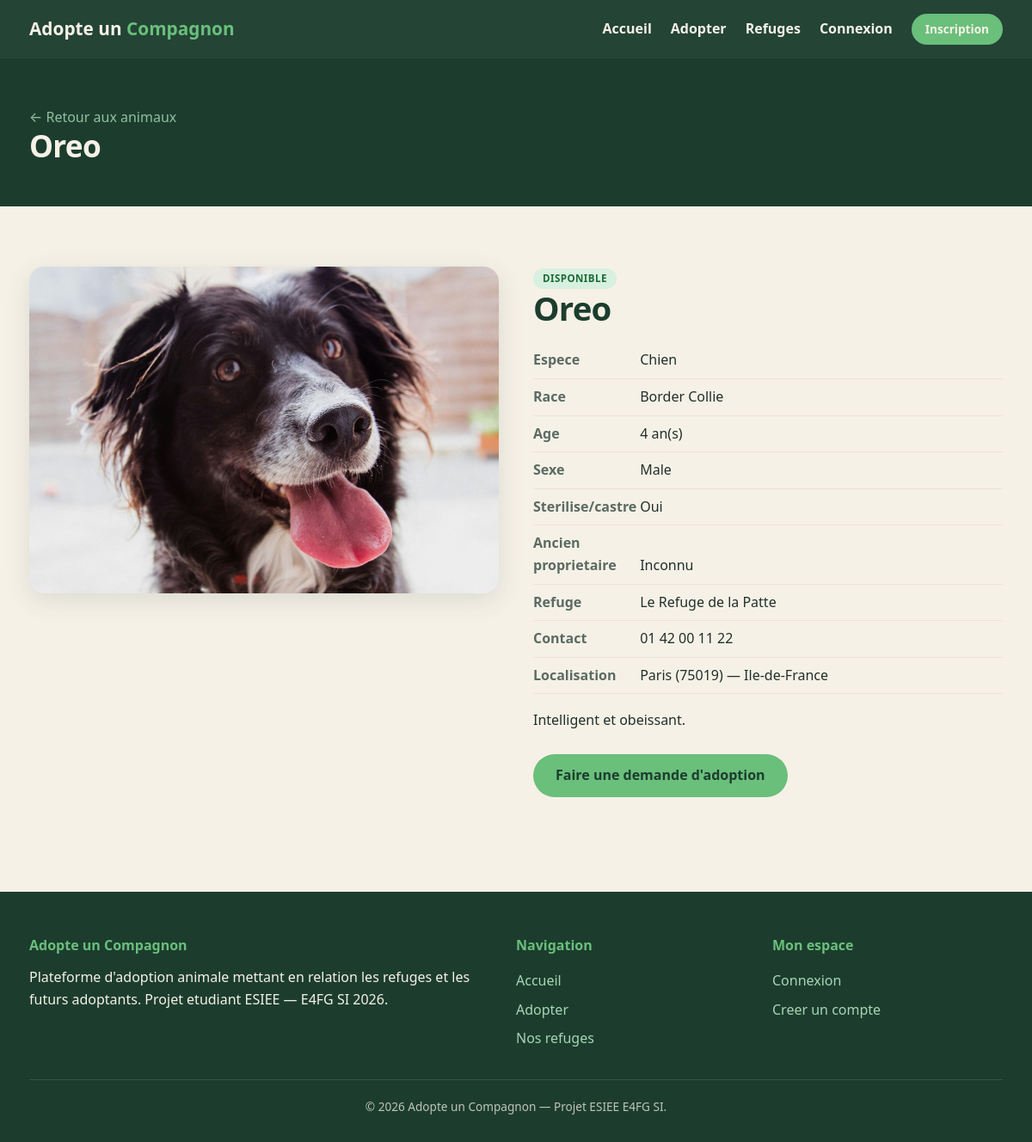
/animal.php?id=7, run on the app's committed database.
### tables this page shows
CREATE TABLE animal (
    id_animal           INT AUTO_INCREMENT PRIMARY KEY,
    nom                 VARCHAR(80)  NOT NULL,
    id_espece           INT          NOT NULL,
    type_detenteur      ENUM('refuge','particulier') NOT NULL DEFAULT 'refuge',
    id_refuge           INT          DEFAULT NULL,
    id_proprietaire     INT          DEFAULT NULL,   
    detenteur_nom       VARCHAR(120) DEFAULT NULL,
    detenteur_ville     VARCHAR(80)  DEFAULT NULL,
    detenteur_region    VARCHAR(80)  DEFAULT NULL,
    race                VARCHAR(80)  DEFAULT NULL,
    age_annees          INT          DEFAULT NULL,
    sexe                ENUM('M','F') DEFAULT NULL,
    sterilise           TINYINT(1)   NOT NULL DEFAULT 0,   
    ancien_proprietaire VARCHAR(150) DEFAULT NULL,
    description         TEXT         DEFAULT NULL,
    photo               VARCHAR(255) DEFAULT NULL,
    statut              ENUM('disponible','reserve','adopte') NOT NULL DEFAULT 'disponible',
    date_publication    DATETIME     NOT NULL DEFAULT CURRENT_TIMESTAMP,
    CONSTRAINT fk_animal_espece FOREIGN KEY (id_espece)
        REFERENCES espece(id_espece) ON DELETE RESTRICT,
    CONSTRAINT fk_animal_refuge FOREIGN KEY (id_refuge)
        REFERENCES refuge(id_refuge) ON DELETE CASCADE,
    CONSTRAINT fk_animal_proprietaire FOREIGN KEY (id_proprietaire)
        REFERENCES utilisateur(id_utilisateur) ON DELETE CASCADE
);

CREATE TABLE espece (
    id_espece   INT AUTO_INCREMENT PRIMARY KEY,
    nom         VARCHAR(40) NOT NULL UNIQUE,
    emoji       VARCHAR(10) DEFAULT NULL,
    image       VARCHAR(255) DEFAULT NULL,   
    description VARCHAR(255) DEFAULT NULL
);

CREATE TABLE refuge (
    id_refuge      INT AUTO_INCREMENT PRIMARY KEY,
    nom            VARCHAR(120) NOT NULL,
    adresse        VARCHAR(200) DEFAULT NULL,
    ville          VARCHAR(80)  NOT NULL,
    code_postal    VARCHAR(10)  DEFAULT NULL,
    region         VARCHAR(80)  DEFAULT NULL,
    latitude       DECIMAL(10,7) DEFAULT NULL,
    longitude      DECIMAL(10,7) DEFAULT NULL,
    telephone      VARCHAR(20)  DEFAULT NULL,
    email          VARCHAR(150) DEFAULT NULL,
    description    TEXT         DEFAULT NULL,
    valide         TINYINT(1)   NOT NULL DEFAULT 0,   
    id_utilisateur INT          DEFAULT NULL,
    CONSTRAINT fk_refuge_user FOREIGN KEY (id_utilisateur)
        REFERENCES utilisateur(id_utilisateur) ON DELETE SET NULL
);

### htdocs/includes/functions.php (called while the page is built, shortened)
<?php
function e($value): string
{
    return htmlspecialchars((string) $value, ENT_QUOTES, 'UTF-8');
}
function statut_label(string $statut): string
{
    switch ($statut) {
        case 'disponible': return 'Disponible';
    }
}
function sexe_label(?string $sexe): string
{
    switch ($sexe) {
        case 'M': return 'Male';
    }
}

### htdocs/animal.php (the view, shortened to what this page needs)
<?php
require_once __DIR__ . '/connexion.php';
$id = isset($_GET['id']) ? (int) $_GET['id'] : 0;
$stmt = $pdo->prepare("
    SELECT a.*, e.nom AS espece, e.emoji,
           r.nom AS refuge_nom, r.telephone, r.email AS refuge_email,
           COALESCE(r.ville, a.detenteur_ville)   AS ville,
           COALESCE(r.region, a.detenteur_region) AS region,
           r.code_postal
    FROM animal a
    JOIN espece e ON e.id_espece = a.id_espece
    LEFT JOIN refuge r ON r.id_refuge = a.id_refuge
    WHERE a.id_animal = :id
");
$stmt->execute(['id' => $id]);
$a = $stmt->fetch();
require __DIR__ . '/includes/header.php';
?>
<div class="page-head">
    <div class="container">
        <p><a href="recherche.php" style="color:var(--vert-clair);">&larr; Retour aux animaux</a></p>
        <h1><?= e($a['nom']) ?></h1>
    </div>
</div>
<section>
    <div class="container detail-grid">
        <div class="detail-photo" <?= $a['photo'] ? 'style="background-image:url(\'' . e($a['photo']) . '\')"' : '' ?>>
        </div>
        <div class="detail-info">
            <span class="badge badge-<?= e($a['statut']) ?>"><?= e(statut_label($a['statut'])) ?></span>
            <h1><?= e($a['nom']) ?></h1>
            <ul class="fiche">
                <li><strong>Espece</strong> <?= e($a['espece']) ?></li>
                <li><strong>Race</strong> <?= e($a['race'] ?: 'Non precise') ?></li>
                <li><strong>Age</strong> <?= $a['age_annees'] !== null ? (int) $a['age_annees'] . ' an(s)' : 'Non precise' ?></li>
                <li><strong>Sexe</strong> <?= e(sexe_label($a['sexe'])) ?></li>
                <li><strong>Sterilise/castre</strong> <?= $a['sterilise'] ? 'Oui' : 'Non' ?></li>
                <li><strong>Ancien proprietaire</strong> <?= e($a['ancien_proprietaire'] ?: 'Inconnu') ?></li>
                <?php if ($a['type_detenteur'] === 'refuge'): ?>
                    <li><strong>Refuge</strong> <?= e($a['refuge_nom']) ?></li>
                    <li><strong>Contact</strong> <?= e($a['telephone'] ?: $a['refuge_email']) ?></li>
                <?php else: ?>
                    <li><strong>Particulier</strong> <?= e($a['detenteur_nom']) ?></li>
                <?php endif; ?>
                <li><strong>Localisation</strong> <?= e($a['ville']) ?><?= $a['code_postal'] ? ' (' . e($a['code_postal']) . ')' : '' ?><?= $a['region'] ? ' — ' . e($a['region']) : '' ?></li>
            </ul>
            <p><?= nl2br(e($a['description'] ?: 'Aucune description.')) ?></p>
            <div style="margin-top:26px;">
                <?php if ($a['statut'] === 'disponible'): ?>
                    <a href="demande-adoption.php?id=<?= (int) $a['id_animal'] ?>" class="btn">Faire une demande d'adoption</a>
                <?php else: ?>
                    <p style="color:var(--texte-clair);">Cet animal n'est plus disponible a l'adoption.</p>
                <?php endif; ?>
            </div>
        </div>
    </div>
</section>
<?php require __DIR__ . '/includes/footer.php'; ?>

### htdocs/css/style.css (style rules this page uses)
:root { --vert-fonce: #1c3d2e; --vert-moyen: #2f6b4f; --vert-vif: #6abf7b; --vert-clair: #a8d5b5; --creme: #f6f1e7; --creme-fonce: #ece4d3; --beige-carte: #fffdf8; --texte: #20302a; --texte-clair: #5b6b63; --blanc: #ffffff; --rouge: #c0533f; --ombre: 0 8px 30px rgba(28, 61, 46, .12); --radius: 18px; --max: 1180px; }
* { box-sizing: border-box; margin: 0; padding: 0; }
body { font-family: "Segoe UI", system-ui, -apple-system, sans-serif; color: var(--texte); background: var(--creme); line-height: 1.6; }
a { color: var(--vert-moyen); text-decoration: none; }
.container { max-width: var(--max); margin: 0 auto; padding: 0 24px; }
h1, h2, h3 { line-height: 1.15; font-weight: 800; letter-spacing: -.02em; }
.btn { display: inline-block; background: var(--vert-vif); color: var(--vert-fonce); font-weight: 700; padding: 12px 26px; border-radius: 40px; border: none; cursor: pointer; font-size: 1rem; transition: transform .15s ease, background .2s ease; }
section { padding: 70px 0; }
.badge { display: inline-block; font-size: .72rem; font-weight: 700; padding: 3px 11px; border-radius: 20px; text-transform: uppercase; letter-spacing: .04em; }
.badge-disponible { background: #d8f0df; color: #1c6b39; }
.page-head { background: var(--vert-fonce); color: var(--creme); padding: 50px 0; }
.page-head h1 { font-size: 2.2rem; }
.page-head p { opacity: .85; margin-top: 6px; }
.detail-grid { display: grid; grid-template-columns: 1fr 1fr; gap: 40px; align-items: start; }
.detail-photo { height: 380px; border-radius: var(--radius); background: var(--creme-fonce) center/cover no-repeat; display: flex; align-items: center; justify-content: center; font-size: 6rem; box-shadow: var(--ombre); }
.detail-info h1 { color: var(--vert-fonce); font-size: 2.4rem; }
.detail-info .fiche { margin: 18px 0; }
.detail-info .fiche li { list-style: none; padding: 8px 0; border-bottom: 1px solid var(--creme-fonce); }
.detail-info .fiche strong { display: inline-block; width: 120px; color: var(--texte-clair); }

### data on the page
animal: nom "Oreo", photo (picture), statut "DISPONIBLE", id_espece.nom "Chien", race "Border Collie", age_annees "4", sexe "Male", ancien_proprietaire "Inconnu", id_refuge.nom "Le Refuge de la Patte", id_refuge.telephone "01 42 00 11 22", id_refuge.code_postal "75019", description "Intelligent et obeissant."

### other printed values
$a['ville'] "Paris"
$a['region'] "Ile-de-France"
